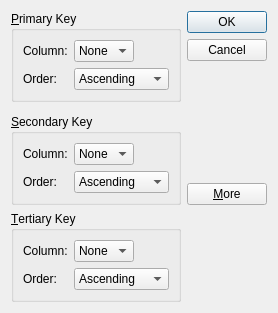
<?xml version="1.0" encoding="UTF-8"?>
<ui version="4.0">
 <class>Dialog</class>
 <widget class="QDialog" name="Dialog">
  <property name="geometry">
   <rect>
    <x>0</x>
    <y>0</y>
    <width>247</width>
    <height>282</height>
   </rect>
  </property>
  <property name="windowTitle">
   <string>Dialog</string>
  </property>
  <layout class="QGridLayout" name="gridLayout_4">
   <item row="0" column="0">
    <widget class="QGroupBox" name="groupBox">
     <property name="title">
      <string>&amp;Primary Key</string>
     </property>
     <layout class="QGridLayout" name="gridLayout">
      <item row="0" column="0">
       <widget class="QLabel" name="label">
        <property name="text">
         <string>Column:</string>
        </property>
       </widget>
      </item>
      <item row="0" column="1">
       <widget class="QComboBox" name="comboBox">
        <item>
         <property name="text">
          <string>None</string>
         </property>
        </item>
       </widget>
      </item>
      <item row="0" column="2">
       <spacer name="horizontalSpacer">
        <property name="orientation">
         <enum>Qt::Horizontal</enum>
        </property>
        <property name="sizeHint" stdset="0">
         <size>
          <width>21</width>
          <height>20</height>
         </size>
        </property>
       </spacer>
      </item>
      <item row="1" column="0">
       <widget class="QLabel" name="label_2">
        <property name="text">
         <string>Order:</string>
        </property>
       </widget>
      </item>
      <item row="1" column="1" colspan="2">
       <widget class="QComboBox" name="comboBox_2">
        <item>
         <property name="text">
          <string>Ascending</string>
         </property>
        </item>
        <item>
         <property name="text">
          <string>Descending</string>
         </property>
        </item>
       </widget>
      </item>
     </layout>
    </widget>
   </item>
   <item row="3" column="0">
    <widget class="QGroupBox" name="groupBox_2">
     <property name="title">
      <string>&amp;Secondary Key</string>
     </property>
     <layout class="QGridLayout" name="gridLayout_2">
      <item row="0" column="1">
       <widget class="QComboBox" name="comboBox_3">
        <item>
         <property name="text">
          <string>None</string>
         </property>
        </item>
       </widget>
      </item>
      <item row="1" column="0">
       <widget class="QLabel" name="label_4">
        <property name="text">
         <string>Order:</string>
        </property>
       </widget>
      </item>
      <item row="0" column="2">
       <spacer name="horizontalSpacer_2">
        <property name="orientation">
         <enum>Qt::Horizontal</enum>
        </property>
        <property name="sizeHint" stdset="0">
         <size>
          <width>40</width>
          <height>20</height>
         </size>
        </property>
       </spacer>
      </item>
      <item row="1" column="1" colspan="2">
       <widget class="QComboBox" name="comboBox_4">
        <item>
         <property name="text">
          <string>Ascending</string>
         </property>
        </item>
        <item>
         <property name="text">
          <string>Descending</string>
         </property>
        </item>
       </widget>
      </item>
      <item row="0" column="0">
       <widget class="QLabel" name="label_3">
        <property name="text">
         <string>Column:</string>
        </property>
       </widget>
      </item>
     </layout>
    </widget>
   </item>
   <item row="4" column="0">
    <widget class="QGroupBox" name="groupBox_3">
     <property name="title">
      <string>&amp;Tertiary Key</string>
     </property>
     <layout class="QGridLayout" name="gridLayout_3">
      <item row="0" column="0">
       <widget class="QLabel" name="label_5">
        <property name="text">
         <string>Column:</string>
        </property>
       </widget>
      </item>
      <item row="0" column="1">
       <widget class="QComboBox" name="comboBox_5">
        <item>
         <property name="text">
          <string>None</string>
         </property>
        </item>
       </widget>
      </item>
      <item row="0" column="2">
       <spacer name="horizontalSpacer_3">
        <property name="orientation">
         <enum>Qt::Horizontal</enum>
        </property>
        <property name="sizeHint" stdset="0">
         <size>
          <width>40</width>
          <height>20</height>
         </size>
        </property>
       </spacer>
      </item>
      <item row="1" column="0">
       <widget class="QLabel" name="label_6">
        <property name="text">
         <string>Order:</string>
        </property>
       </widget>
      </item>
      <item row="1" column="1" colspan="2">
       <widget class="QComboBox" name="comboBox_6">
        <item>
         <property name="text">
          <string>Ascending</string>
         </property>
        </item>
        <item>
         <property name="text">
          <string>Descending</string>
         </property>
        </item>
       </widget>
      </item>
     </layout>
    </widget>
   </item>
   <item row="0" column="1" rowspan="4">
    <layout class="QVBoxLayout" name="verticalLayout">
     <item>
      <widget class="QPushButton" name="okButton">
       <property name="text">
        <string>OK</string>
       </property>
       <property name="default">
        <bool>true</bool>
       </property>
      </widget>
     </item>
     <item>
      <widget class="QPushButton" name="cancelButton">
       <property name="text">
        <string>Cancel</string>
       </property>
      </widget>
     </item>
     <item>
      <spacer name="verticalSpacer">
       <property name="orientation">
        <enum>Qt::Vertical</enum>
       </property>
       <property name="sizeHint" stdset="0">
        <size>
         <width>20</width>
         <height>0</height>
        </size>
       </property>
      </spacer>
     </item>
     <item>
      <widget class="QPushButton" name="moreButton">
       <property name="text">
        <string>&amp;More</string>
       </property>
       <property name="checkable">
        <bool>true</bool>
       </property>
      </widget>
     </item>
    </layout>
   </item>
   <item row="2" column="0">
    <spacer name="verticalSpacer_2">
     <property name="orientation">
      <enum>Qt::Vertical</enum>
     </property>
     <property name="sizeHint" stdset="0">
      <size>
       <width>20</width>
       <height>0</height>
      </size>
     </property>
    </spacer>
   </item>
  </layout>
 </widget>
 <tabstops>
  <tabstop>comboBox</tabstop>
  <tabstop>comboBox_2</tabstop>
  <tabstop>comboBox_3</tabstop>
  <tabstop>comboBox_4</tabstop>
  <tabstop>comboBox_5</tabstop>
  <tabstop>comboBox_6</tabstop>
  <tabstop>okButton</tabstop>
  <tabstop>cancelButton</tabstop>
  <tabstop>moreButton</tabstop>
 </tabstops>
 <resources/>
 <connections>
  <connection>
   <sender>okButton</sender>
   <signal>clicked()</signal>
   <receiver>Dialog</receiver>
   <slot>accept()</slot>
   <hints>
    <hint type="sourcelabel">
     <x>192</x>
     <y>14</y>
    </hint>
    <hint type="destinationlabel">
     <x>189</x>
     <y>135</y>
    </hint>
   </hints>
  </connection>
  <connection>
   <sender>cancelButton</sender>
   <signal>clicked()</signal>
   <receiver>Dialog</receiver>
   <slot>reject()</slot>
   <hints>
    <hint type="sourcelabel">
     <x>212</x>
     <y>57</y>
    </hint>
    <hint type="destinationlabel">
     <x>183</x>
     <y>114</y>
    </hint>
   </hints>
  </connection>
  <connection>
   <sender>moreButton</sender>
   <signal>toggled(bool)</signal>
   <receiver>groupBox_2</receiver>
   <slot>setVisible(bool)</slot>
   <hints>
    <hint type="sourcelabel">
     <x>176</x>
     <y>186</y>
    </hint>
    <hint type="destinationlabel">
     <x>130</x>
     <y>185</y>
    </hint>
   </hints>
  </connection>
  <connection>
   <sender>moreButton</sender>
   <signal>toggled(bool)</signal>
   <receiver>groupBox_3</receiver>
   <slot>setVisible(bool)</slot>
   <hints>
    <hint type="sourcelabel">
     <x>206</x>
     <y>186</y>
    </hint>
    <hint type="destinationlabel">
     <x>140</x>
     <y>270</y>
    </hint>
   </hints>
  </connection>
 </connections>
</ui>
